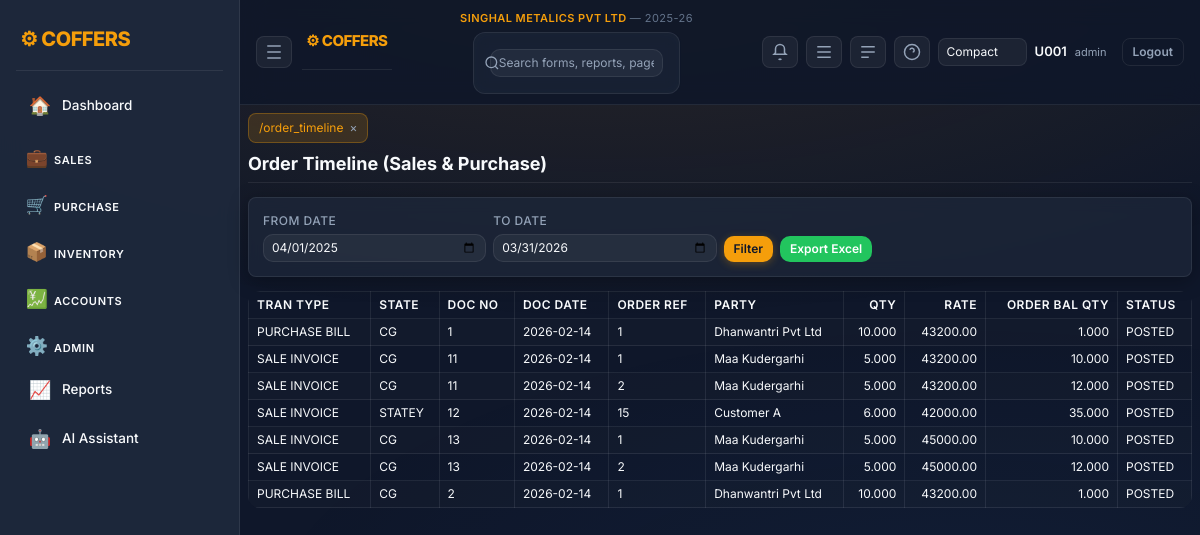
Screenshot of /order_timeline (signed in) with the database file from the repository.
### tables this page shows
CREATE TABLE company_mast(
          company_id INTEGER PRIMARY KEY AUTOINCREMENT,
          company_name TEXT,
          short_name TEXT,
          gstin TEXT,
          address TEXT,
          city TEXT,
          state TEXT
        , group_name TEXT, company_logo TEXT, app_logo TEXT);

CREATE TABLE financial_years(
          fy_id INTEGER PRIMARY KEY AUTOINCREMENT,
          company_id INTEGER,
          fy_name TEXT,
          start_date TEXT,
          end_date TEXT
        );

CREATE TABLE grn_head(
          grn_id INTEGER PRIMARY KEY AUTOINCREMENT,
          la_id INTEGER,
          grn_date TEXT,
          supplier TEXT,
          total REAL
        , company_id INTEGER, division_id INTEGER, fy_id INTEGER);

CREATE TABLE purchase_orders(
 po_id INTEGER PRIMARY KEY AUTOINCREMENT,
 po_date TEXT,
 acc_id INTEGER,
 item_id INTEGER,
 child_item TEXT,
 qty REAL,
 rate REAL,
 supplied_qty REAL DEFAULT 0,
 amount REAL,
 user_code TEXT
, status TEXT DEFAULT 'OPEN', whatsapp_sent INTEGER DEFAULT 0, company_id INTEGER, division_id INTEGER, fy_id INTEGER);

CREATE TABLE sale_invoice_head(
    inv_id INTEGER PRIMARY KEY AUTOINCREMENT,
    la_id INTEGER,
    customer TEXT,
    inv_date TEXT,
    cgst REAL,
    sgst REAL,
    igst REAL,
    total REAL
, company_id INTEGER, division_id INTEGER, fy_id INTEGER);

CREATE TABLE sale_orders(
 so_id INTEGER PRIMARY KEY AUTOINCREMENT,
 so_date TEXT,
 acc_id INTEGER,
 item_id INTEGER,
 child_item TEXT,
 qty REAL,
 rate REAL,
 supplied_qty REAL DEFAULT 0,
 amount REAL,
 user_code TEXT
, status TEXT DEFAULT 'OPEN', whatsapp_sent INTEGER DEFAULT 0, company_id INTEGER, division_id INTEGER, fy_id INTEGER);

### app.py (the view, shortened to what this page needs)
@app.route("/order_timeline")
def order_timeline():
    if "user" not in session:
        return redirect("/")
    con = db()
    today_str = today()
    fy_start = session.get("fy_start")
    fy_end = session.get("fy_end")
    from_date = request.args.get("from") or fy_start or today_str
    to_date = request.args.get("to") or fy_end or today_str
    company_id = session.get("company_id")
    base_params = [company_id, from_date, to_date]
    sales_orders = con.execute("""
        SELECT
            'SALE ORDER' AS tran_type,
            UPPER(COALESCE(a.state,'')) AS state,
            s.so_id AS order_no,
            s.so_date AS order_date,
            a.acc_name AS party,
            s.qty AS qty,
            s.rate AS rate,
            s.status AS raw_status,
            COALESCE((
                SELECT SUM(b.qty)
                FROM loading_advice_body b
                JOIN sale_invoice_head h ON b.la_id=h.la_id
                WHERE b.so_id=s.so_id
                  AND h.company_id=s.company_id
            ),0) AS invoiced_qty
        FROM sale_orders s
        JOIN acc_mast a ON s.acc_id=a.acc_id
        WHERE s.company_id=? AND s.so_date BETWEEN ? AND ?
    """, base_params).fetchall()
    sale_invoices = con.execute("""
        SELECT
            'SALE INVOICE' AS tran_type,
            UPPER(COALESCE(a.state,'')) AS state,
            h.inv_id AS order_no,
            h.inv_date AS order_date,
            h.customer AS party,
            COALESCE(SUM(b.qty),0) AS qty,
            CASE
                WHEN COALESCE(SUM(b.qty),0) = 0 THEN 0
                ELSE COALESCE(SUM(b.amount),0) / COALESCE(SUM(b.qty),0)
            END AS rate,
            s.so_id AS order_ref,
            s.qty AS order_qty,
            COALESCE((
                SELECT SUM(b2.qty)
                FROM loading_advice_body b2
                JOIN sale_invoice_head h2 ON b2.la_id=h2.la_id
                WHERE b2.so_id=s.so_id
                  AND h2.company_id=s.company_id
            ),0) AS order_done
        FROM sale_invoice_head h
        LEFT JOIN sale_invoice_body b ON h.inv_id=b.inv_id
        LEFT JOIN loading_advice_body lb ON h.la_id=lb.la_id
        LEFT JOIN sale_orders s ON lb.so_id=s.so_id
        LEFT JOIN acc_mast a ON s.acc_id=a.acc_id
        WHERE h.company_id=? AND h.inv_date BETWEEN ? AND ?
        GROUP BY a.state,h.inv_id,h.inv_date,h.customer,s.so_id,s.qty
    """, base_params).fetchall()
    purchase_orders = con.execute("""
        SELECT
            'PURCHASE ORDER' AS tran_type,
            UPPER(COALESCE(a.state,'')) AS state,
            p.po_id AS order_no,
            p.po_date AS order_date,
            a.acc_name AS party,
            p.qty AS qty,
            p.rate AS rate,
            p.status AS raw_status,
            COALESCE((
                SELECT SUM(b.qty)
                FROM loading_advice_body b
                JOIN grn_head gh ON b.la_id=gh.la_id
                WHERE b.po_id=p.po_id
                  AND gh.company_id=p.company_id
            ),0) AS received_qty
        FROM purchase_orders p
        JOIN acc_mast a ON p.acc_id=a.acc_id
        WHERE p.company_id=? AND p.po_date BETWEEN ? AND ?
    """, base_params).fetchall()
    purchase_bills = con.execute("""
        SELECT
            'PURCHASE BILL' AS tran_type,
            UPPER(COALESCE(a.state,'')) AS state,
            gh.grn_id AS order_no,
            gh.grn_date AS order_date,
            gh.supplier AS party,
            COALESCE(SUM(b.qty),0) AS qty,
            CASE
                WHEN COALESCE(SUM(b.qty),0) = 0 THEN 0
                ELSE COALESCE(SUM(b.amount),0) / COALESCE(SUM(b.qty),0)
            END AS rate,
            p.po_id AS order_ref,
            p.qty AS order_qty,
            COALESCE((
                SELECT SUM(b2.qty)
                FROM loading_advice_body b2
                JOIN grn_head gh2 ON b2.la_id=gh2.la_id
                WHERE b2.po_id=p.po_id
                  AND gh2.company_id=p.company_id
            ),0) AS order_done
        FROM grn_head gh
        LEFT JOIN grn_body b ON gh.grn_id=b.grn_id
        LEFT JOIN loading_advice_body lb ON gh.la_id=lb.la_id
        LEFT JOIN purchase_orders p ON lb.po_id=p.po_id
        LEFT JOIN acc_mast a ON p.acc_id=a.acc_id
        WHERE gh.company_id=? AND gh.grn_date BETWEEN ? AND ?
        GROUP BY a.state,gh.grn_id,gh.grn_date,gh.supplier,p.po_id,p.qty
    """, base_params).fetchall()
    rows = []
    def map_status(tran_type, raw_status, qty, done_qty):
        raw = (raw_status or "").upper()
        if raw == "DECLINED":
            return "CANCELLED ORDER"
        if tran_type in ("SALE ORDER", "PURCHASE ORDER"):
            q = float(qty or 0)
            d = float(done_qty or 0)
            if q <= 0:
                return "NEW ORDER"
            if d <= 0:
                return "NEW ORDER"
            if d < q:
                return "RUNNING ORDER"
            return "CLOSE ORDER"
        return "POSTED"
    for r in sale_invoices:
        order_qty = float(r["order_qty"] or 0)
        order_done = float(r["order_done"] or 0)
        order_bal = order_qty - order_done
        rows.append({
            "tran_type": r["tran_type"],
            "state": (r["state"] or "").strip().upper(),
            "order_no": r["order_no"],
            "order_date": r["order_date"],
            "party": r["party"],
            "qty": float(r["qty"] or 0),
            "rate": float(r["rate"] or 0),
            "order_ref": r["order_ref"],
            "order_balance": order_bal,
            "status": "POSTED",
        })
    for r in purchase_bills:
        order_qty = float(r["order_qty"] or 0)
        order_done = float(r["order_done"] or 0)
        order_bal = order_qty - order_done
        rows.append({
            "tran_type": r["tran_type"],
            "state": (r["state"] or "").strip().upper(),
            "order_no": r["order_no"],
            "order_date": r["order_date"],
            "party": r["party"],
            "qty": float(r["qty"] or 0),
            "rate": float(r["rate"] or 0),
            "order_ref": r["order_ref"],
            "order_balance": order_bal,
            "status": "POSTED",
        })
    rows.sort(key=lambda x: (x["order_date"] or "", str(x["order_no"])))
    return render_template(
        "order_timeline.html",
        rows=rows,
        from_date=from_date,
        to_date=to_date,
    )

### templates/order_timeline.html (shortened to what this page needs)
{% extends "base.html" %}
{% block content %}
<h3>Order Timeline (Sales &amp; Purchase)</h3>
<form method="get" class="card p-3 mb-3">
  <div class="row g-2">
    <div class="col-6 col-md-3">
      <label>From Date</label>
      <input type="date" name="from" value="{{ from_date }}" class="form-control">
    </div>
    <div class="col-6 col-md-3">
      <label>To Date</label>
      <input type="date" name="to" value="{{ to_date }}" class="form-control">
    </div>
    <div class="col-12 col-md-3 d-flex align-items-end">
      <button class="btn btn-primary me-2">Filter</button>
      <a class="btn btn-success" href="/export_order_timeline?from={{ from_date }}&to={{ to_date }}">Export Excel</a>
    </div>
  </div>
</form>
<div class="table-responsive">
  <table class="table table-sm table-bordered table-striped">
    <thead class="table-secondary">
      <tr>
        <th>Tran Type</th>
        <th>State</th>
        <th>Doc No</th>
        <th>Doc Date</th>
        <th>Order Ref</th>
        <th>Party</th>
        <th class="text-end">Qty</th>
        <th class="text-end">Rate</th>
        <th class="text-end">Order Bal Qty</th>
        <th>Status</th>
      </tr>
    </thead>
    <tbody>
      {% for r in rows %}
      <tr>
        <td>{{ r.tran_type }}</td>
        <td>{{ r.state }}</td>
        <td>{{ r.order_no }}</td>
        <td>{{ r.order_date }}</td>
        <td>{{ r.order_ref }}</td>
        <td>{{ r.party }}</td>
        <td class="text-end">{{ '%.3f'|format(r.qty or 0) }}</td>
        <td class="text-end">{{ '%.2f'|format(r.rate or 0) }}</td>
        <td class="text-end">{{ '%.3f'|format(r.order_balance or 0) }}</td>
        <td>{{ r.status }}</td>
      </tr>
      {% endfor %}
    </tbody>
  </table>
</div>
{% endblock %}

### templates/base.html (shortened to what this page needs)
<!doctype html>
<html lang="en">
<head>
<link href="https://cdn.jsdelivr.net/npm/bootstrap@5.3.2/dist/css/bootstrap.min.css" rel="stylesheet">
<link href="/static/css/style.css" rel="stylesheet">
</head>
<body>
{% set logged_in = session.user is defined and session.user %}
{% if logged_in %}
  <div class="layout">
    <aside class="sidebar">
      <div class="brand">⚙ COFFERS</div>
      <nav class="menu">
        {% set path = request.path if request else '' %}
        <a href="/dashboard" class="menu-item {% if path.startswith('/dashboard') %}active{% endif %}" title="Dashboard"><span class="icon">🏠</span><span class="label">Dashboard</span></a>
        <div class="menu-group">
          <button class="menu-title collapsible" data-target="group-sales">
            <span class="icon">💼</span><span class="label">Sales</span>
          </button>
        </div>
        <div class="menu-group">
          <button class="menu-title collapsible" data-target="group-purchase">
            <span class="icon">🛒</span><span class="label">Purchase</span>
          </button>
        </div>
        <div class="menu-group">
          <button class="menu-title collapsible" data-target="group-inventory">
            <span class="icon">📦</span><span class="label">Inventory</span>
          </button>
        </div>
        <div class="menu-group">
          <button class="menu-title collapsible" data-target="group-accounts">
            <span class="icon">💹</span><span class="label">Accounts</span>
          </button>
        </div>
        <div class="menu-group">
          <button class="menu-title collapsible" data-target="group-admin">
            <span class="icon">⚙️</span><span class="label">Admin</span>
          </button>
        </div>
        <a href="/control_report" class="menu-item {% if path.startswith('/control_report') %}active{% endif %}" title="Reports"><span class="icon">📈</span><span class="label">Reports</span></a>
        <a href="/ai" class="menu-item {% if path.startswith('/ai') %}active{% endif %}" title="AI Assistant"><span class="icon">🤖</span><span class="label">AI Assistant</span></a>
      </nav>
    </aside>
    <main class="main">
      <header class="topbar">
        <div class="top-left">
          <button class="icon-btn" id="collapseBtn" title="Collapse Sidebar">
            <svg xmlns="http://www.w3.org/2000/svg" width="18" height="18" viewBox="0 0 24 24" fill="none" stroke="currentColor" stroke-width="2"><path d="M3 4h18M3 12h18M3 20h18"/></svg>
          </button>
          <div class="brand" style="font-size:15px">⚙ COFFERS</div>
        </div>
        <div class="top-center">
          <div style="font-size:11px;color:#f59e0b;font-weight:600;letter-spacing:0.04em;margin-bottom:3px">
            {{ session.company_name or 'Company not set' }}
            {% if session.fy_name %}<span style="color:#64748b;font-weight:400"> &mdash; {{ session.fy_name }}</span>{% endif %}
          </div>
          <form class="search-wrap" method="get" action="/search">
            <svg class="search-icon" xmlns="http://www.w3.org/2000/svg" width="16" height="16" viewBox="0 0 24 24" fill="none" stroke="currentColor" stroke-width="2"><circle cx="11" cy="11" r="8"/><path d="m21 21-4.3-4.3"/></svg>
            <input class="search" name="q" placeholder="Search forms, reports, pages…" value="{{ request.args.get('q','') if request else '' }}">
          </form>
        </div>
        <div class="top-right">
          <a href="/notifications" class="icon-btn" id="notifBtn" title="Notifications">
            <svg xmlns="http://www.w3.org/2000/svg" width="18" height="18" viewBox="0 0 24 24" fill="none" stroke="currentColor" stroke-width="2"><path d="M6 8a6 6 0 1 1 12 0v5l2 2H4l2-2Z"/><path d="M13.73 21a2 2 0 0 1-3.46 0"/></svg>
          </a>
          <button class="icon-btn" id="rightToggle" title="AI Pane">
            <svg xmlns="http://www.w3.org/2000/svg" width="18" height="18" viewBox="0 0 24 24" fill="none" stroke="currentColor" stroke-width="2"><path d="M3 5h18M3 12h18M3 19h18"/></svg>
          </button>
          <button class="icon-btn" id="bottomToggle" title="Console">
            <svg xmlns="http://www.w3.org/2000/svg" width="18" height="18" viewBox="0 0 24 24" fill="none" stroke="currentColor" stroke-width="2"><path d="M3 5h18M3 12h18M3 19h10"/></svg>
          </button>
          <div class="dropdown">
            <button class="icon-btn" id="helpBtn">
              <svg xmlns="http://www.w3.org/2000/svg" width="18" height="18" viewBox="0 0 24 24" fill="none" stroke="currentColor" stroke-width="2"><circle cx="12" cy="12" r="10"/><path d="M9.09 9a3 3 0 0 1 5.83 1c0 1.5-1 2-2 2"/><path d="M12 17h.01"/></svg>
            </button>
          </div>
          <select id="densitySelect" class="form-select form-select-sm" style="max-width:120px">
            <option value="compact" {% if session.default_density=='compact' %}selected{% endif %}>Compact</option>
          </select>
          <div class="user">
            <span class="user-name">{{session.user or ''}}</span>
            <span class="user-role">{{session.role or ''}}</span>
            <a href="/logout" class="btn btn-sm btn-outline-light ms-2">Logout</a>
          </div>
        </div>
      </header>
      <section class="content">
        <div id="tabsBar" class="tabs"></div>
{% endif %}
        {% block content %}{% endblock %}
{% if logged_in %}
      </section>
    </main>
  </div>
{% endif %}
</body>
</html>

### rows the page displays
company_mast: company_name "SINGHAL METALICS PVT LTD"
financial_years: fy_name "2025-26", from "04/01/2025", to "03/31/2026"
grn_head: tran_type "PURCHASE BILL", state "CG", order_no "1", order_date "2026-02-14", order_ref "1", party "Dhanwantri Pvt Ltd", qty "10.000", rate "43200.00", order_balance "1.000", status "POSTED"
sale_invoice_head: tran_type "SALE INVOICE", state "CG", order_no "11", order_date "2026-02-14", order_ref "1", party "Maa Kudergarhi", qty "5.000", rate "43200.00", order_balance "10.000", status "POSTED", order_ref "2", order_balance "12.000"
sale_invoice_head: tran_type "SALE INVOICE", state "STATEY", order_no "12", order_date "2026-02-14", order_ref "15", party "Customer A", qty "6.000", rate "42000.00", order_balance "35.000", status "POSTED"
sale_invoice_head: tran_type "SALE INVOICE", state "CG", order_no "13", order_date "2026-02-14", order_ref "1", party "Maa Kudergarhi", qty "5.000", rate "45000.00", order_balance "10.000", status "POSTED", order_ref "2", order_balance "12.000"
grn_head: tran_type "PURCHASE BILL", state "CG", order_no "2", order_date "2026-02-14", order_ref "1", party "Dhanwantri Pvt Ltd", qty "10.000", rate "43200.00", order_balance "1.000", status "POSTED"

### other values shown
{{ session.user or '' }} "U001"
{{ session.role or '' }} "admin"
